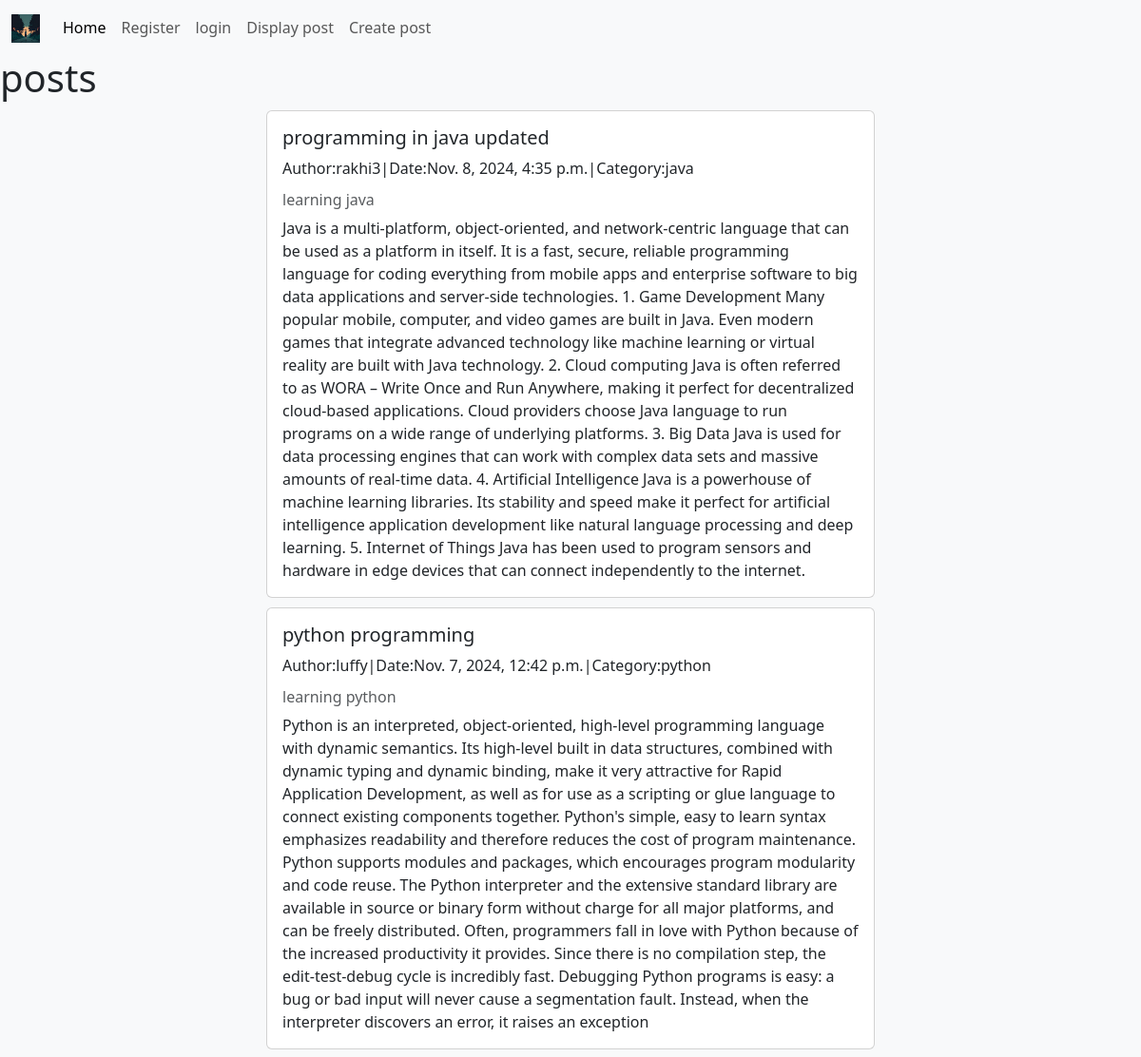
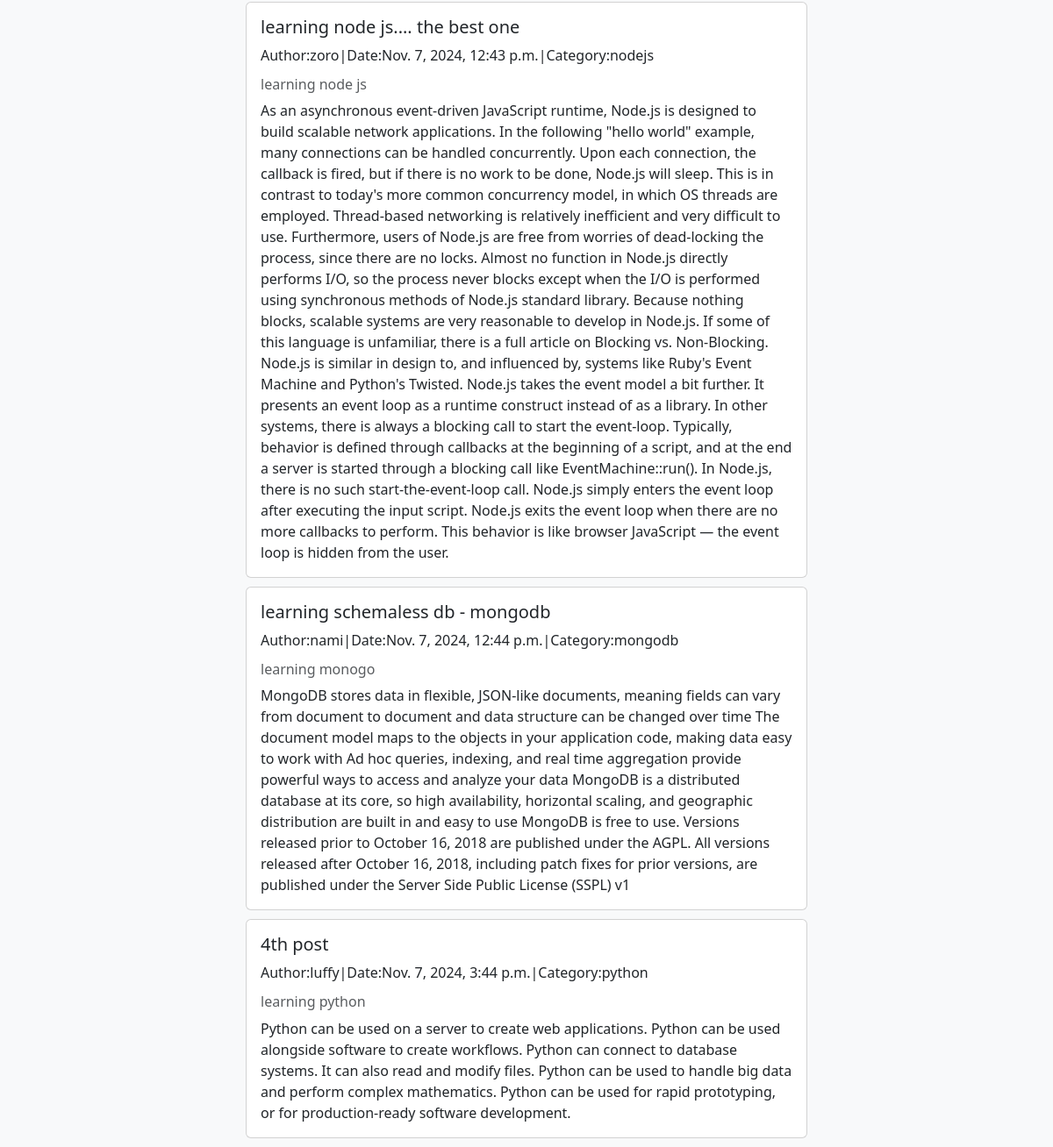
Screenshot of /display-post/ with the database file from the repository (2 pictures, top to bottom).
### myapp/models.py (models this page shows)
class Post(models.Model):
    author = models.ForeignKey(User, on_delete=models.CASCADE)
    title= models.CharField(max_length=100)
    description = models.CharField(max_length=200)
    created_at=models.DateTimeField(auto_now_add=True)
    body=models.TextField()
    Category=models.ForeignKey(Category,on_delete=models.CASCADE)

class Category(models.Model):
    name =models.CharField(max_length=20)
    def __str__(self):
        return self.name

### myapp/views.py (the view)
# urls.py: path('display-post/',views.display_post,name='display_post'),
def display_post(request):
    post_list=Post.objects.all()
    context={'post_list':post_list}
    return render(request,'display_post.html',context)

### myapp/templates/display_post.html (shortened to what this page needs)
{% extends 'base.html'%}
{% block content %}
<h1>posts</h1>
{% for post in post_list   %}
<div style="width: 100%; height: 100%;">
<div class="card" style="width: 40rem; margin:10px auto">
    <div class="card-body">
      <h5 class="card-title">{{post.title}}</h5>
      <p class="card-text"> Author:{{post.author}}|Date:{{post.created_at}}|Category:{{post.Category}} </p>
      <h6 class="card-subtitle mb-2 text-body-secondary">{{post.description}}</h6>
      <p class="card-text">   {{post.body}} </p>
    </div>
  </div>
{% endfor%}
</div>
{% endblock content %}

### myapp/templates/base.html (shortened to what this page needs)
{% load static %}
<!DOCTYPE html>
<html lang="en">
<head>
    <link href="https://cdn.jsdelivr.net/npm/bootstrap@5.3.3/dist/css/bootstrap.min.css" rel="stylesheet">
</head>
<body>
    <nav class="navbar navbar-expand-lg bg-body-tertiary">
        <div class="container-fluid">
          <a class="navbar-brand" href="{% url 'home'%}"><img height="30px" width="30px" src="{% static 'images/logo.webp' %}"alt="logo"></a>
          <div class="collapse navbar-collapse" id="navbarNav">
            <ul class="navbar-nav">
              <li class="nav-item">
                <a class="nav-link active" aria-current="page" href="{% url 'home'%}" >Home</a>
              </li>
              <li class="nav-item">
                <a class="nav-link" href="{% url 'register'%}">Register</a>
              </li>
              {%if request.user.is_authenticated %}
              <li class="nav-item">
                <a class="nav-link" href="{% url 'logout'%}">logout</a>
              </li>
              {% else %}
              <li class="nav-item">
                <a class="nav-link" href="{% url 'login'%}">login</a>
              </li>
              {% endif %}
              <li class="nav-item">
                <a class="nav-link " href="{% url 'display_post'%}"> Display post</a>
              </li>
              <li class="nav-item">
                <a class="nav-link " href="{% url 'create_display'%}"> Create post</a>
              </li>
            </ul>
          </div>
        </div>
      </nav>
    {% block content %}
    {%  endblock content %}
</body>
</html>

### myapp/templates/base.html (style rules this page uses)
body { background-color:#f8f9fa; }

### rows the page displays
Post: title "programming in java updated", author "rakhi3", created_at "Nov. 8, 2024, 4:35 p.m.", Category "java", description "learning java", body "Java is a multi-platform, object-oriented, and network-centric language that can be used as a platform in itself. It is a fast, secure, reliable programming language for coding everything from mobile apps and enterprise software to big data applications and server-side technologies. 1. Game Development Many popular mobile, computer, and video games are built in Java. Even modern games that integrate advanced technology like machine learning or virtual reality are built with Java technology. 2. Cloud computing Java is often referred to as WORA – Write Once and Run Anywhere, making it perfect for decentralized cloud-based applications. Cloud providers choose Java language to run programs on a…"
Post: title "python programming", author "luffy", created_at "Nov. 7, 2024, 12:42 p.m.", Category "python", description "learning python", body "Python is an interpreted, object-oriented, high-level programming language with dynamic semantics. Its high-level built in data structures, combined with dynamic typing and dynamic binding, make it very attractive for Rapid Application Development, as well as for use as a scripting or glue language to connect existing components together. Python's simple, easy to learn syntax emphasizes readability and therefore reduces the cost of program maintenance. Python supports modules and packages, which encourages program modularity and code reuse. The Python interpreter and the extensive standard library are available in source or binary form without charge for all major platforms, and can be…"
Post: title "learning node js.... the best one", author "zoro", created_at "Nov. 7, 2024, 12:43 p.m.", Category "nodejs", description "learning node js", body "As an asynchronous event-driven JavaScript runtime, Node.js is designed to build scalable network applications. In the following \"hello world\" example, many connections can be handled concurrently. Upon each connection, the callback is fired, but if there is no work to be done, Node.js will sleep. This is in contrast to today's more common concurrency model, in which OS threads are employed. Thread-based networking is relatively inefficient and very difficult to use. Furthermore, users of Node.js are free from worries of dead-locking the process, since there are no locks. Almost no function in Node.js directly performs I/O, so the process never blocks except when the I/O is performed using…"
Post: title "learning schemaless db - mongodb", author "nami", created_at "Nov. 7, 2024, 12:44 p.m.", Category "mongodb", description "learning monogo", body "MongoDB stores data in flexible, JSON-like documents, meaning fields can vary from document to document and data structure can be changed over time The document model maps to the objects in your application code, making data easy to work with Ad hoc queries, indexing, and real time aggregation provide powerful ways to access and analyze your data MongoDB is a distributed database at its core, so high availability, horizontal scaling, and geographic distribution are built in and easy to use MongoDB is free to use. Versions released prior to October 16, 2018 are published under the AGPL. All versions released after October 16, 2018, including patch fixes for prior versions, are published…"
Post: title "4th post", author "luffy", created_at "Nov. 7, 2024, 3:44 p.m.", Category "python", description "learning python", body "Python can be used on a server to create web applications. Python can be used alongside software to create workflows. Python can connect to database systems. It can also read and modify files. Python can be used to handle big data and perform complex mathematics. Python can be used for rapid prototyping, or for production-ready software development."
